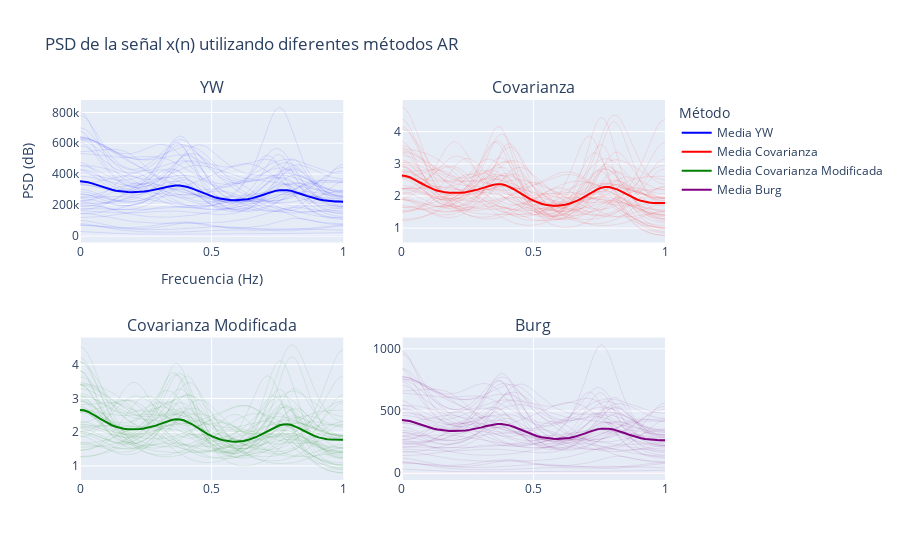

The code cell stored with this chart in its notebook:
### Markdown cell above
## Comparación de distintos métodos de estimación para los modelos AR

Considere una señal del tipo $x(n) = 2.7377x(n-1)-3.7476x(n-2)+2.6293x(n-3)-0.9224x(n-4)+w(n)$ donde $w$ es ruido blanco gaussiano de media 0 y desviación estándar unitaria. Obtenga su espectro mediante un modelo AR ayúdese del apartado anterior y utilize los códigos proporcionados en auxiliar. Use un N de 128 y haga 50 repeticiones, dibuje todas las repeticiones y la media, use orden 4 en todos los casos

### Code cell
import numpy as np  # Importar la biblioteca numpy para manejo de arrays y funciones matemáticas
import plotly.graph_objects as go  # Importar plotly para crear gráficos interactivos
from scipy import signal  # Importar signal de scipy para procesamiento de señales
from plotly.subplots import make_subplots  # Importar make_subplots para crear subgráficos

# Generar la señal x(n)
np.random.seed(120)  # Fijar la semilla para reproducibilidad
n = np.arange(0, 132)  # Crear un array de 0 a 131
w = np.random.normal(0, 1, (len(n), 50))  # Generar ruido blanco con media 0 y desviación estándar 1 para 50 realizaciones
x = w  # Asignar el ruido blanco a x
aCoef = [1, -2.7377, 3.7476, -2.6293, 0.9224] # Coeficientes del filtro AR (AutoRegresivo)
z = signal.lfilter([1], aCoef, w) # Aplicar el filtro AR a la señal x
x = z  # Asignar la señal filtrada a x
order = 5  # Orden del modelo AR

# Inicializar matrices para almacenar las PSD (Densidad Espectral de Potencia)
psdYW = np.zeros((len(n)//2 + 1, 50))  # Ajustamos el tamaño
psdCov = np.zeros((len(n)//2 + 1, 50))
psdMcov = np.zeros((len(n)//2 + 1, 50))
psdBurg = np.zeros((len(n)//2 + 1, 50))  

# Calcular los coeficientes AR y sigma para cada realización
for i in range(50):
    p = spectrum.pyule(x[:, i], order)  # Estimar el PSD usando el método de Yule-Walker
    psdYW[:, i] = p.psd[:len(n)//2 + 1]

    p = spectrum.pcovar(x[:, i], order)  # Estimar el PSD usando el método de Covarianza
    psdCov[:, i] = p.psd[:len(n)//2 + 1]

    p = spectrum.pmodcovar(x[:, i], order)  # Estimar el PSD usando el método de Covarianza Modificada
    psdMcov[:, i] = p.psd[:len(n)//2 + 1]

    p = spectrum.pburg(x[:, i], order)  # Estimar el PSD usando el método de Burg
    psdBurg[:, i] = p.psd[:len(n)//2 + 1]

# Calcular las PSD medias
psd_yw_mean = np.mean(psdYW, axis=1)  # Media de las PSD estimadas por Yule-Walker
psd_cv_mean = np.mean(psdCov, axis=1)  # Media de las PSD estimadas por Covarianza
psd_mcv_mean = np.mean(psdMcov, axis=1)  # Media de las PSD estimadas por Covarianza Modificada
psd_b_mean = np.mean(psdBurg, axis=1)  # Media de las PSD estimadas por Burg

# Frecuencia
freqs = np.linspace(0, 1, len(n)//2 + 1)  # Crear un array de frecuencias de 0 a 1 ajustado

# Crear la figura con Plotly
fig = make_subplots(
    rows=2,  # Número de filas de subgráficos
    cols=2,  # Número de columnas de subgráficos
    subplot_titles=("YW", "Covarianza", "Covarianza Modificada", "Burg"),  # Títulos de los subgráficos
)

# Añadir trazas para cada método
for i in range(50):
    fig.add_trace(
        go.Scatter(
            x=freqs,  # Asignar el array de frecuencias al eje x
            y=psdYW[:, i],  # Convertir el PSD a dB y asignarlo al eje y
            mode="lines",  # Modo de trazado en líneas
            name=f"Realización {i+1}",  # Nombre de la serie
            showlegend=False,  # No mostrar la leyenda para estas trazas
            line=dict(color="blue", width=0.1),  # Estilo de línea
        ),
        row=1,  # Fila del subgráfico
        col=1,  # Columna del subgráfico
    )
    fig.add_trace(
        go.Scatter(
            x=freqs,  # Asignar el array de frecuencias al eje x
            y=psdCov[:, i],  # Convertir el PSD a dB y asignarlo al eje y
            mode="lines",  # Modo de trazado en líneas
            name=f"Realización {i+1}",  # Nombre de la serie
            showlegend=False,  # No mostrar la leyenda para estas trazas
            line=dict(color="red", width=0.1),  # Estilo de línea
        ),
        row=1,  # Fila del subgráfico
        col=2,  # Columna del subgráfico
    )
    fig.add_trace(
        go.Scatter(
            x=freqs,  # Asignar el array de frecuencias al eje x
            y=psdMcov[:, i],  # Convertir el PSD a dB y asignarlo al eje y
            mode="lines",  # Modo de trazado en líneas
            name=f"Realización {i+1}",  # Nombre de la serie
            showlegend=False,  # No mostrar la leyenda para estas trazas
            line=dict(color="green", width=0.1),  # Estilo de línea
        ),
        row=2,  # Fila del subgráfico
        col=1,  # Columna del subgráfico
    )
    fig.add_trace(
        go.Scatter(
            x=freqs,  # Asignar el array de frecuencias al eje x
            y=psdBurg[:, i],  # Convertir el PSD a dB y asignarlo al eje y
            mode="lines",  # Modo de trazado en líneas
            name=f"Realización {i+1}",  # Nombre de la serie
            showlegend=False,  # No mostrar la leyenda para estas trazas
            line=dict(color="purple", width=0.1),  # Estilo de línea
        ),
        row=2,  # Fila del subgráfico
        col=2,  # Columna del subgráfico
    )

# Añadir trazas para las PSD medias
fig.add_trace(
    go.Scatter(
        x=freqs,  # Asignar el array de frecuencias al eje x
        y=psd_yw_mean,  # Convertir el PSD a dB y asignarlo al eje y
        mode="lines",  # Modo de trazado en líneas
        name="Media YW",  # Nombre de la serie
        line=dict(color="blue", width=2),  # Estilo de línea
    ),
    row=1,  # Fila del subgráfico
    col=1,  # Columna del subgráfico
)
fig.add_trace(
    go.Scatter(
        x=freqs,  # Asignar el array de frecuencias al eje x
        y=psd_cv_mean,  # Convertir el PSD a dB y asignarlo al eje y
        mode="lines",  # Modo de trazado en líneas
        name="Media Covarianza",  # Nombre de la serie
        line=dict(color="red", width=2),  # Estilo de línea
    ),
    row=1,  # Fila del subgráfico
    col=2,  # Columna del subgráfico
)
fig.add_trace(
    go.Scatter(
        x=freqs,  # Asignar el array de frecuencias al eje x
        y=psd_mcv_mean,  # Convertir el PSD a dB y asignarlo al eje y
        mode="lines",  # Modo de trazado en líneas
        name="Media Covarianza Modificada",  # Nombre de la serie
        line=dict(color="green", width=2),  # Estilo de línea
    ),
    row=2,  # Fila del subgráfico
    col=1,  # Columna del subgráfico
)
fig.add_trace(
    go.Scatter(
        x=freqs,  # Asignar el array de frecuencias al eje x
        y=psd_b_mean,  # Convertir el PSD a dB y asignarlo al eje y
        mode="lines",  # Modo de trazado en líneas
        name="Media Burg",  # Nombre de la serie
        line=dict(color="purple", width=2),  # Estilo de línea
    ),
    row=2,  # Fila del subgráfico
    col=2,  # Columna del subgráfico
)

# Actualizar el diseño de la figura
fig.update_layout(
    title="PSD de la señal x(n) utilizando diferentes métodos AR",  # Título del gráfico
    xaxis_title="Frecuencia (Hz)",  # Título del eje x
    yaxis_title="PSD (dB)",  # Título del eje y
    legend_title="Método",  # Título de la leyenda
)

fig.show()  # Mostrar la figura
